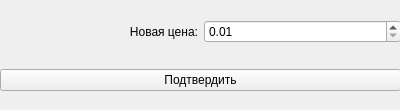
<?xml version="1.0" encoding="UTF-8"?>
<ui version="4.0">
 <class>ProductPriceChangingWidget</class>
 <widget class="QWidget" name="ProductPriceChangingWidget">
  <property name="geometry">
   <rect>
    <x>0</x>
    <y>0</y>
    <width>400</width>
    <height>110</height>
   </rect>
  </property>
  <property name="windowTitle">
   <string>Form</string>
  </property>
  <widget class="QWidget" name="gridLayoutWidget">
   <property name="geometry">
    <rect>
     <x>0</x>
     <y>0</y>
     <width>401</width>
     <height>111</height>
    </rect>
   </property>
   <layout class="QGridLayout" name="gridLayout">
    <item row="0" column="0">
     <widget class="QLabel" name="label">
      <property name="text">
       <string>Новая цена:</string>
      </property>
      <property name="alignment">
       <set>Qt::AlignRight|Qt::AlignTrailing|Qt::AlignVCenter</set>
      </property>
     </widget>
    </item>
    <item row="1" column="0" colspan="2">
     <widget class="QPushButton" name="pushButton">
      <property name="text">
       <string>Подтвердить</string>
      </property>
     </widget>
    </item>
    <item row="0" column="1">
     <widget class="QDoubleSpinBox" name="doubleSpinBox">
      <property name="minimum">
       <double>0.010000000000000</double>
      </property>
      <property name="maximum">
       <double>999999999.899999976158142</double>
      </property>
     </widget>
    </item>
   </layout>
  </widget>
 </widget>
 <resources/>
 <connections/>
</ui>
